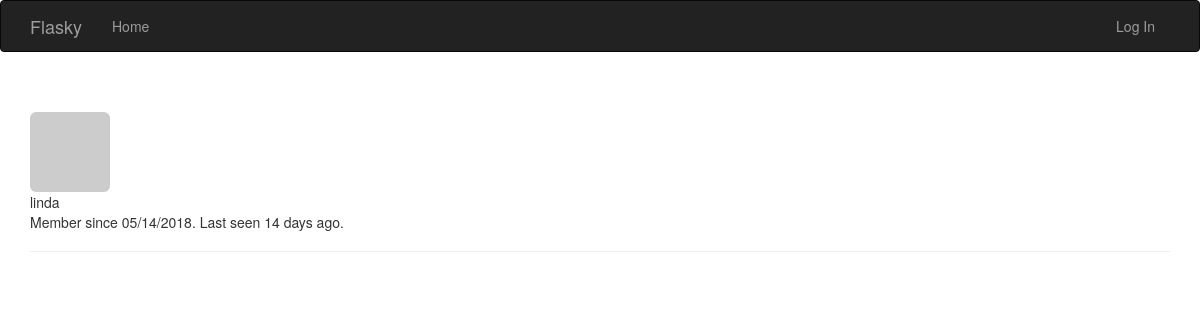
/user/linda, run on the app's committed database.
### app/models.py (models this page shows, shortened)
class User(UserMixin, db.Model):
    __tablename__ = 'users'
    id = db.Column(db.Integer, primary_key=True)
    email = db.Column(db.String(64), unique=True, index=True)
    username = db.Column(db.String(64), unique=True, index=True)
    role_id = db.Column(db.Integer, db.ForeignKey('roles.id'))
    test_column = db.Column(db.Integer, unique=True, index=True)
    password_hash = db.Column(db.String(128))
    confirmed = db.Column(db.Boolean, default=False)
    name = db.Column(db.String(64))
    location = db.Column(db.String(64))
    about_me = db.Column(db.Text())
    member_since = db.Column(db.DateTime(), default=datetime.utcnow)
    last_seen = db.Column(db.DateTime(), default=datetime.utcnow)
    avatar_hash = db.Column(db.String(32))
    comments = db.relationship('Comment', backref='author', lazy='dynamic')
    @property
    def password(self):
        raise AttributeError('password is not a readable attribute')
    def gravatar(self, size=50, default='identicon', rating='g'):
        url = 'https://secure.gravatar.com/avatar'
        hash = self.avatar_hash or self.gravatar_hash()
        return '{url}/{hash}?s={size}&d={default}&r={rating}'.format(
            url=url, hash=hash, size=size, default=default, rating=rating)

### app/main/views.py (the view)
@main.route('/user/<username>')
def user(username):
    user = User.query.filter_by(username=username).first_or_404()
    return render_template('user.html', user=user)

### app/auth/views.py (called while the page is built)
@auth.before_app_request
def before_request():
	if current_user.is_authenticated:
		current_user.ping()
		if not current_user.confirmed\
			and request.endpoint \
			and request.blueprint != 'auth' \
			and request.endpoint != 'static':
			return redirect(url_for('auth.unconfirmed'))

### app/main/__init__.py (called while the page is built)
@main.app_context_processor
def imject_permissions():
	return dict(Permission=Permission)

### app/models.py (called while the page is built)
    def is_administrator(self):
        return False

### app/templates/user.html (shortened to what this page needs)
{% extends "base.html" %}
{% block page_content %}
<div class="page-header">
    <img class="img-rounded profile-thumbnail" src="{{user.gravatar(size=256) }}">
    <div class="profile-header"
        <h5>{{user.username}}</h5>
        <p>Member since {{moment(user.member_since).format('L') }}. Last seen {{moment(user.last_seen).fromNow() }}.</p>
    </div>
</div>
{% endblock %}

### data on the page
User: username "linda", member_since "05/14/2018", last_seen "14 days ago"
